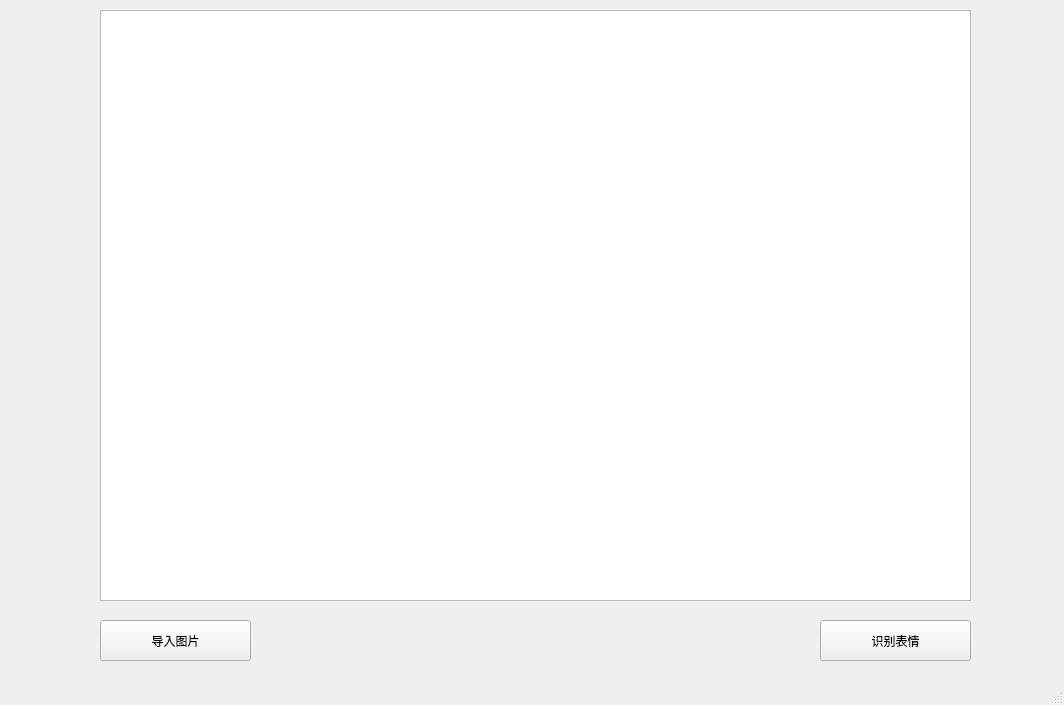
<?xml version="1.0" encoding="UTF-8"?>
<ui version="4.0">
 <class>emotion_classifier</class>
 <widget class="QMainWindow" name="emotion_classifier">
  <property name="geometry">
   <rect>
    <x>0</x>
    <y>0</y>
    <width>1064</width>
    <height>705</height>
   </rect>
  </property>
  <property name="windowTitle">
   <string>emotion_classifier</string>
  </property>
  <widget class="QWidget" name="centralwidget">
   <widget class="QPushButton" name="button1">
    <property name="geometry">
     <rect>
      <x>100</x>
      <y>620</y>
      <width>151</width>
      <height>41</height>
     </rect>
    </property>
    <property name="text">
     <string>导入图片</string>
    </property>
   </widget>
   <widget class="QPushButton" name="button2">
    <property name="geometry">
     <rect>
      <x>820</x>
      <y>620</y>
      <width>151</width>
      <height>41</height>
     </rect>
    </property>
    <property name="text">
     <string>识别表情</string>
    </property>
   </widget>
   <widget class="QGraphicsView" name="graphicsView">
    <property name="geometry">
     <rect>
      <x>100</x>
      <y>10</y>
      <width>871</width>
      <height>591</height>
     </rect>
    </property>
   </widget>
  </widget>
  <widget class="QStatusBar" name="statusbar"/>
 </widget>
 <resources/>
 <connections/>
</ui>
